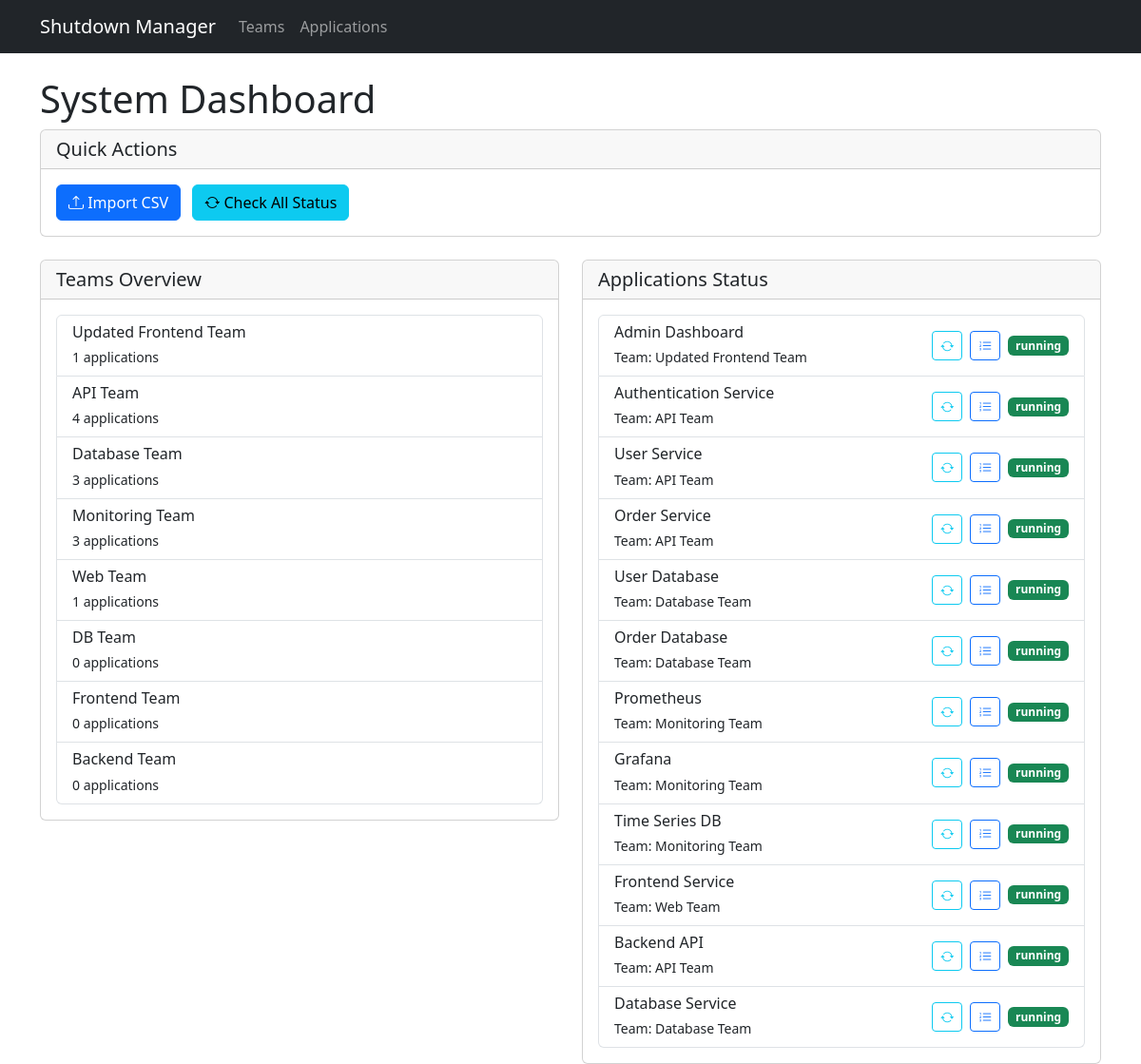
The page / on the database its author committed.
### app/models.py (models this page shows)
class Team(db.Model):
    id = db.Column(db.Integer, primary_key=True)
    name = db.Column(db.String(100), nullable=False, unique=True)
    applications = db.relationship('Application', backref='team', lazy=True)

class Application(db.Model):
    id = db.Column(db.Integer, primary_key=True)
    name = db.Column(db.String(100), nullable=False)
    team_id = db.Column(db.Integer, db.ForeignKey('team.id'), nullable=False)
    host = db.Column(db.String(255), nullable=False)
    port = db.Column(db.Integer)
    webui_url = db.Column(db.String(255))
    db_host = db.Column(db.String(255))
    shutdown_order = db.Column(db.Integer, nullable=False)
    status = db.Column(db.String(50), default='running')
    last_checked = db.Column(db.DateTime, default=datetime.utcnow)
    dependencies = db.relationship('ApplicationDependency',
                                 foreign_keys='ApplicationDependency.application_id',
                                 backref='application', lazy=True)

### app/routes.py (the view)
@main.route('/')
def index():
    teams = Team.query.all()
    applications = Application.query.all()
    return render_template('index.html', teams=teams, applications=applications)

### app/templates/index.html (shortened to what this page needs)
{% extends "base.html" %}
{% block content %}
<div class="row">
    <div class="col-12">
        <h1>System Dashboard</h1>
        <div class="card mb-4">
            <div class="card-header">
                <h5 class="card-title mb-0">Quick Actions</h5>
            </div>
            <div class="card-body">
                <button class="btn btn-primary me-2" data-bs-toggle="modal" data-bs-target="#importModal">
                    <i class="bi bi-upload"></i> Import CSV
                </button>
                <button class="btn btn-info me-2" onclick="checkAllStatus()">
                    <i class="bi bi-arrow-repeat"></i> Check All Status
                </button>
            </div>
        </div>
    </div>
</div>
<div class="row">
    <div class="col-md-6">
        <div class="card">
            <div class="card-header">
                <h5 class="card-title mb-0">Teams Overview</h5>
            </div>
            <div class="card-body">
                <div class="list-group">
                    {% for team in teams %}
                    <div class="list-group-item">
                        <h6 class="mb-1">{{ team.name }}</h6>
                        <small>{{ team.applications|length }} applications</small>
                    </div>
                    {% endfor %}
                </div>
            </div>
        </div>
    </div>
    <div class="col-md-6">
        <div class="card">
            <div class="card-header d-flex justify-content-between align-items-center">
                <h5 class="card-title mb-0">Applications Status</h5>
            </div>
            <div class="card-body">
                <div class="list-group" id="applicationsList">
                    {% for app in applications %}
                    <div class="list-group-item" id="app-{{ app.id }}">
                        <div class="d-flex justify-content-between align-items-center">
                            <div>
                                <h6 class="mb-1">{{ app.name }}</h6>
                                <small>Team: {{ app.team.name }}</small>
                            </div>
                            <div class="d-flex align-items-center">
                                <button class="btn btn-sm btn-outline-info me-2" onclick="checkStatus({{ app.id }})">
                                    <i class="bi bi-arrow-repeat"></i>
                                </button>
                                <button class="btn btn-sm btn-outline-primary me-2" onclick="viewShutdownSequence({{ app.id }})">
                                    <i class="bi bi-list-ol"></i>
                                </button>
                                <span class="badge bg-{{ 'success' if app.status == 'running' else 'danger' }}">
                                    {{ app.status }}
                                </span>
                            </div>
                        </div>
                    </div>
                    {% endfor %}
                </div>
            </div>
        </div>
    </div>
</div>
{% endblock %}

### app/templates/base.html (shortened to what this page needs)
<!DOCTYPE html>
<html lang="en">
<head>
    <link href="https://cdn.jsdelivr.net/npm/bootstrap@5.3.0/dist/css/bootstrap.min.css" rel="stylesheet">
    <link href="https://cdn.jsdelivr.net/npm/bootstrap-icons@1.7.2/font/bootstrap-icons.css" rel="stylesheet">
</head>
<body>
    <nav class="navbar navbar-expand-lg navbar-dark bg-dark">
        <div class="container">
            <a class="navbar-brand" href="/">Shutdown Manager</a>
            <div class="collapse navbar-collapse" id="navbarNav">
                <ul class="navbar-nav">
                    <li class="nav-item">
                        <a class="nav-link" href="/teams">Teams</a>
                    </li>
                    <li class="nav-item">
                        <a class="nav-link" href="/applications">Applications</a>
                    </li>
                </ul>
            </div>
        </div>
    </nav>
    <div class="container mt-4">
        {% block content %}{% endblock %}
    </div>
</body>
</html>

### rows shown on the page
Team: name "Updated Frontend Team", applications|length "1"
Team: name "API Team", applications|length "4"
Team: name "Database Team", applications|length "3"
Team: name "Monitoring Team", applications|length "3"
Team: name "Web Team", applications|length "1"
Team: name "DB Team", applications|length "0"
Team: name "Frontend Team", applications|length "0"
Team: name "Backend Team", applications|length "0"
Application: name "Admin Dashboard", team.name "Updated Frontend Team", status "running"
Application: name "Authentication Service", team.name "API Team", status "running"
Application: name "User Service", team.name "API Team", status "running"
Application: name "Order Service", team.name "API Team", status "running"
Application: name "User Database", team.name "Database Team", status "running"
Application: name "Order Database", team.name "Database Team", status "running"
Application: name "Prometheus", team.name "Monitoring Team", status "running"
Application: name "Grafana", team.name "Monitoring Team", status "running"
Application: name "Time Series DB", team.name "Monitoring Team", status "running"
Application: name "Frontend Service", team.name "Web Team", status "running"
Application: name "Backend API", team.name "API Team", status "running"
Application: name "Database Service", team.name "Database Team", status "running"
